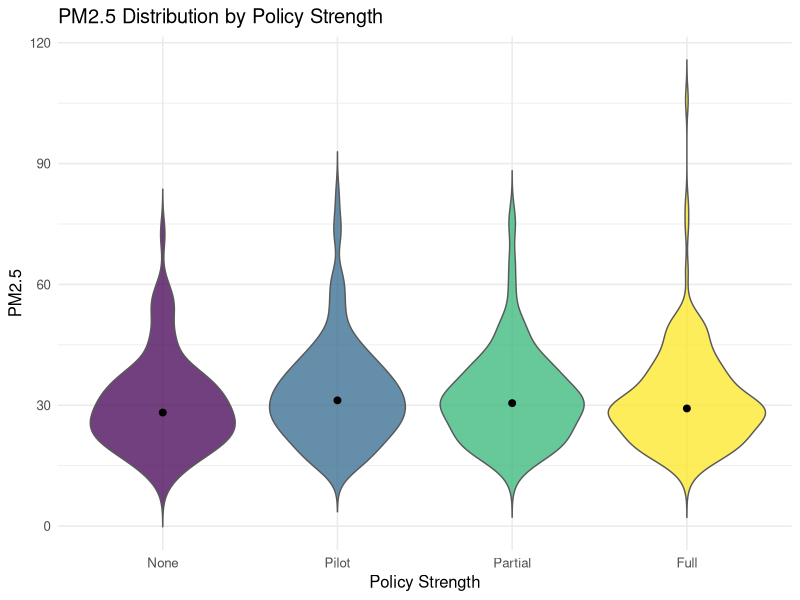
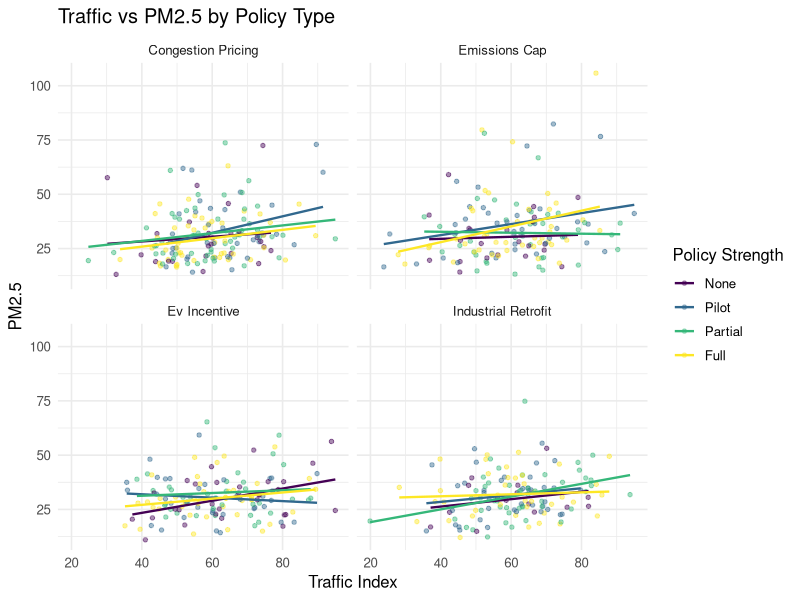
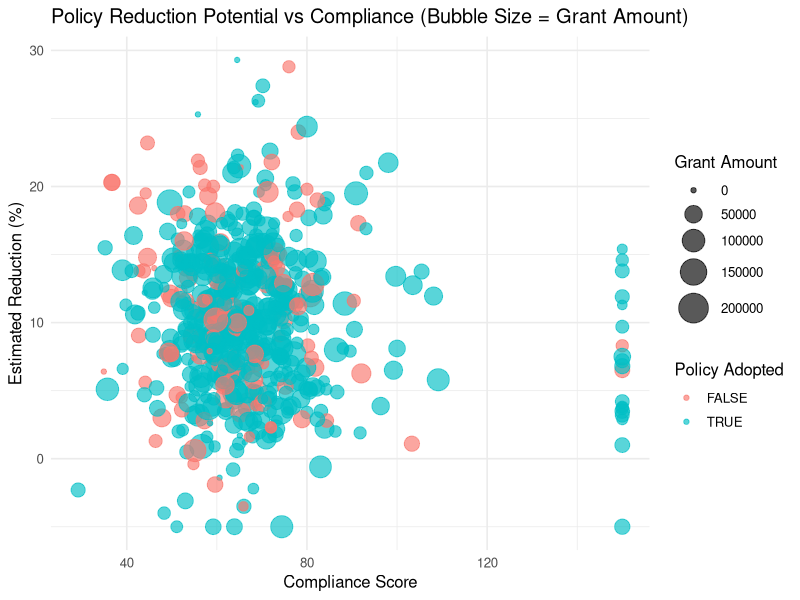
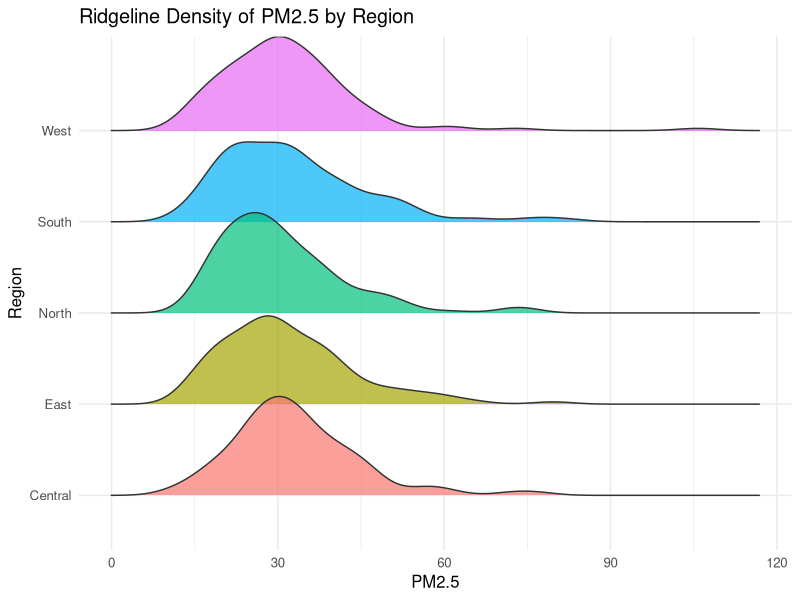

Generate these figures, in order, with R:
## ---- chunk 1
library(tidyverse)

# Optional package for bonus interactivity
has_plotly <- requireNamespace("plotly", quietly = TRUE)
## ---- chunk 2
sites_raw <- read_csv("../../../../data/air_quality_sites.csv")
policy_raw <- read_csv("../../../../data/policy_actions.csv")

sites <- sites_raw %>%
  mutate(
    site_id = str_trim(str_to_upper(site_id)),
    region = str_trim(str_to_title(region))
  )

policy <- policy_raw %>%
  mutate(
    site_id = str_trim(str_to_upper(site_id)),
    policy_strength = factor(str_trim(str_to_title(policy_strength)), levels = c("None", "Pilot", "Partial", "Full"), ordered = TRUE),
    policy_type = str_trim(str_to_title(policy_type)),
    policy_adopted = as.character(policy_adopted),
    grant_amount = as.numeric(grant_amount),
    compliance_score = as.numeric(compliance_score),
    estimated_reduction_pct = as.numeric(estimated_reduction_pct)
  )

policy_site <- policy %>%
  filter(!is.na(policy_strength), !is.na(policy_type)) %>%
  arrange(site_id, start_date) %>%
  group_by(site_id) %>%
  summarize(
    policy_strength = max(policy_strength),
    policy_type = first(policy_type),
    grant_amount = sum(grant_amount, na.rm = TRUE),
    compliance_score = mean(compliance_score, na.rm = TRUE),
    estimated_reduction_pct = mean(estimated_reduction_pct, na.rm = TRUE),
    policy_adopted = as.character(any(policy_adopted == "TRUE" | policy_adopted == "True")),
    .groups = "drop"
  )

analysis_df <- left_join(sites, policy_site, by = "site_id") %>%
  filter(
    !is.na(pm25),
    !is.na(policy_strength),
    !is.na(traffic_index),
    !is.na(compliance_score),
    !is.na(estimated_reduction_pct),
    !is.na(grant_amount)
  )

glimpse(analysis_df)
## ---- chunk 3
p1 <- analysis_df %>%
  ggplot(aes(x = policy_strength, y = pm25, fill = policy_strength)) +
  geom_violin(alpha = 0.75, trim = FALSE, color = "gray35") +
  stat_summary(fun = median, geom = "point", color = "black", size = 2) +
  labs(
    title = "PM2.5 Distribution by Policy Strength",
    x = "Policy Strength",
    y = "PM2.5",
    fill = "Policy Strength"
  ) +
  theme_minimal(base_size = 12) +
  theme(legend.position = "none")

p1
## ---- chunk 4
p2 <- analysis_df %>%
  ggplot(aes(x = traffic_index, y = pm25, color = policy_strength)) +
  geom_point(alpha = 0.45, size = 1.2) +
  geom_smooth(method = "lm", se = FALSE, linewidth = 0.8) +
  facet_wrap(~policy_type) +
  labs(
    title = "Traffic vs PM2.5 by Policy Type",
    x = "Traffic Index",
    y = "PM2.5",
    color = "Policy Strength"
  ) +
  theme_minimal(base_size = 12)

p2
## ---- chunk 5
p3 <- analysis_df %>%
  ggplot(
    aes(
      x = compliance_score,
      y = estimated_reduction_pct,
      size = grant_amount,
      color = policy_adopted
    )
  ) +
  geom_point(alpha = 0.65) +
  scale_size_continuous(range = c(1.5, 10)) +
  labs(
    title = "Policy Reduction Potential vs Compliance (Bubble Size = Grant Amount)",
    x = "Compliance Score",
    y = "Estimated Reduction (%)",
    size = "Grant Amount",
    color = "Policy Adopted"
  ) +
  theme_minimal(base_size = 12)

p3
## ---- chunk 6
if (requireNamespace("ggridges", quietly = TRUE)) {
  p4 <- analysis_df %>%
    ggplot(aes(x = pm25, y = region, fill = region)) +
    ggridges::geom_density_ridges(alpha = 0.7, scale = 1.1, color = "gray20") +
    labs(
      title = "Ridgeline Density of PM2.5 by Region",
      x = "PM2.5",
      y = "Region"
    ) +
    theme_minimal(base_size = 12) +
    theme(legend.position = "none")

  p4
} else {
  ggplot(analysis_df, aes(x = pm25, fill = region)) +
    geom_density(alpha = 0.35) +
    facet_wrap(~region, ncol = 1) +
    labs(
      title = "Fallback View (Install ggridges for Ridgeline): PM2.5 Density by Region",
      x = "PM2.5",
      y = "Density"
    ) +
    theme_minimal(base_size = 12)
}
